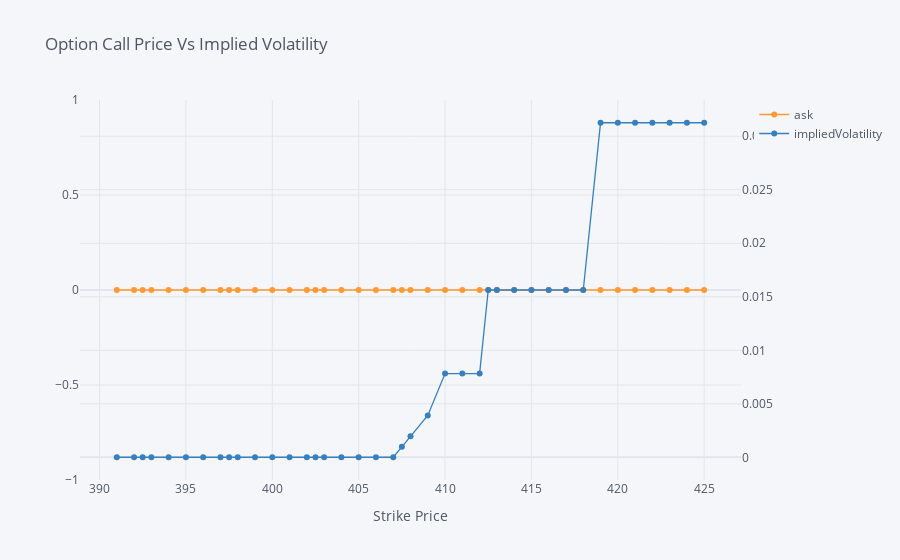

Notebook source saved alongside this figure:
### Code cell
mar[['ask', 'impliedVolatility']][:425].iplot(secondary_y='impliedVolatility', mode='lines+markers', size=6, 
                                              xTitle='Strike Price', title='Option Call Price Vs Implied Volatility')

### Figure 1 — Plotly figure (JSON) as saved in the notebook; plotly's stock layout.template omitted (floating-point values rounded to 4 significant figures)
{"data": [{"line": {"color": "rgba(255, 153, 51, 1.0)", "dash": "solid", "shape": "linear", "width": 1.3}, "marker": {"size": 6, "symbol": "circle"}, "mode": "lines+markers", "name": "ask", "text": "", "type": "scatter", "x": [391, 392, 392.5, 393, 394, 395, 396, 397, 397.5, 398, 399, 400, 401, 402, 402.5, 403, 404, 405, 406, 407, 407.5, 408, 409, 410, 411, 412, 412.5, 413, 414, 415, 416, 417, 418, 419, 420, 421, 422, 423, 424, 425], "y": [0, 0, 0, 0, 0, 0, 0, 0, 0, 0, 0, 0, 0, 0, 0, 0, 0, 0, 0, 0, 0, 0, 0, 0, 0, 0, 0, 0, 0, 0, 0, 0, 0, 0, 0, 0, 0, 0, 0, 0]}, {"line": {"color": "rgba(55, 128, 191, 1.0)", "dash": "solid", "shape": "linear", "width": 1.3}, "marker": {"size": 6, "symbol": "circle"}, "mode": "lines+markers", "name": "impliedVolatility", "text": "", "type": "scatter", "x": [391, 392, 392.5, 393, 394, 395, 396, 397, 397.5, 398, 399, 400, 401, 402, 402.5, 403, 404, 405, 406, 407, 407.5, 408, 409, 410, 411, 412, 412.5, 413, 414, 415, 416, 417, 418, 419, 420, 421, 422, 423, 424, 425], "xaxis": "x", "y": [1e-05, 1e-05, 1e-05, 1e-05, 1e-05, 1e-05, 1e-05, 1e-05, 1e-05, 1e-05, 1e-05, 1e-05, 1e-05, 1e-05, 1e-05, 1e-05, 1e-05, 1e-05, 1e-05, 1e-05, 0.0009866, 0.001963, 0.003916, 0.007822, 0.007822, 0.007822, 0.01563, 0.01563, 0.01563, 0.01563, 0.01563, 0.01563, 0.01563, 0.03126, 0.03126, 0.03126, 0.03126, 0.03126, 0.03126, 0.03126], "yaxis": "y2"}], "layout": {"legend": {"bgcolor": "#F5F6F9", "font": {"color": "#4D5663"}}, "paper_bgcolor": "#F5F6F9", "plot_bgcolor": "#F5F6F9", "title": {"font": {"color": "#4D5663"}, "text": "Option Call Price Vs Implied Volatility"}, "xaxis": {"gridcolor": "#E1E5ED", "showgrid": true, "tickfont": {"color": "#4D5663"}, "title": {"font": {"color": "#4D5663"}, "text": "Strike Price"}, "zerolinecolor": "#E1E5ED"}, "yaxis": {"gridcolor": "#E1E5ED", "showgrid": true, "tickfont": {"color": "#4D5663"}, "title": {"font": {"color": "#4D5663"}, "text": ""}, "zerolinecolor": "#E1E5ED"}, "yaxis2": {"anchor": "x", "gridcolor": "#E1E5ED", "overlaying": "y", "showgrid": true, "side": "right", "tickfont": {"color": "#4D5663"}, "title": {"text": ""}, "zerolinecolor": "#E1E5ED"}}}
